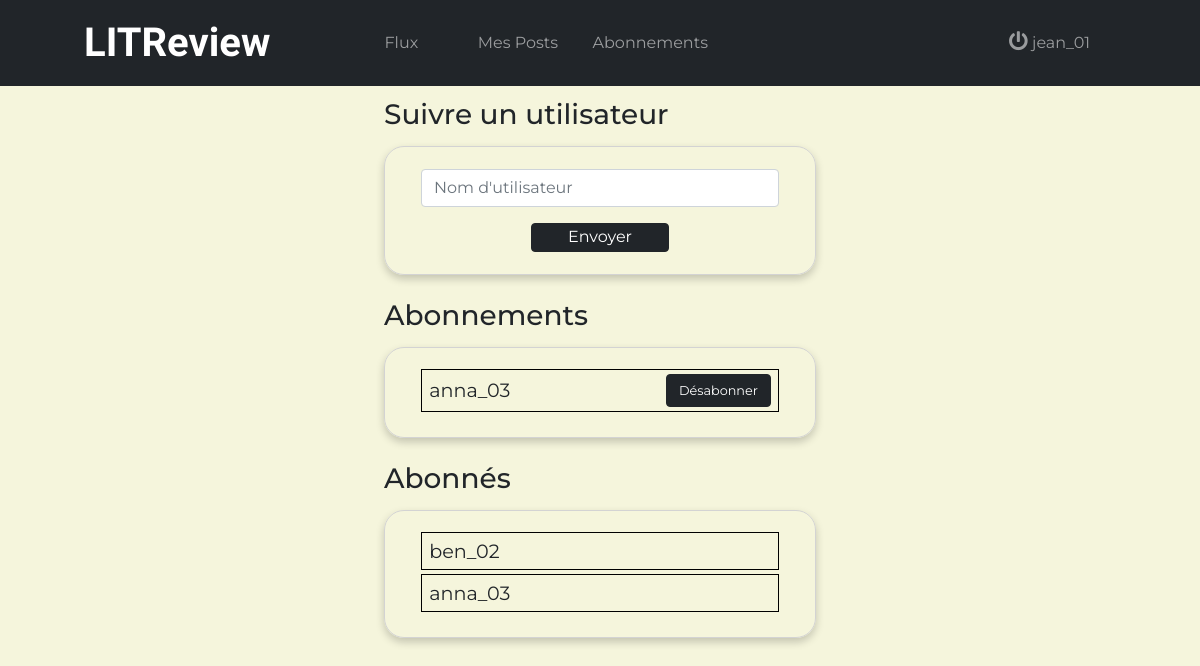
The app's page /subscriptions/ (signed in), older data.
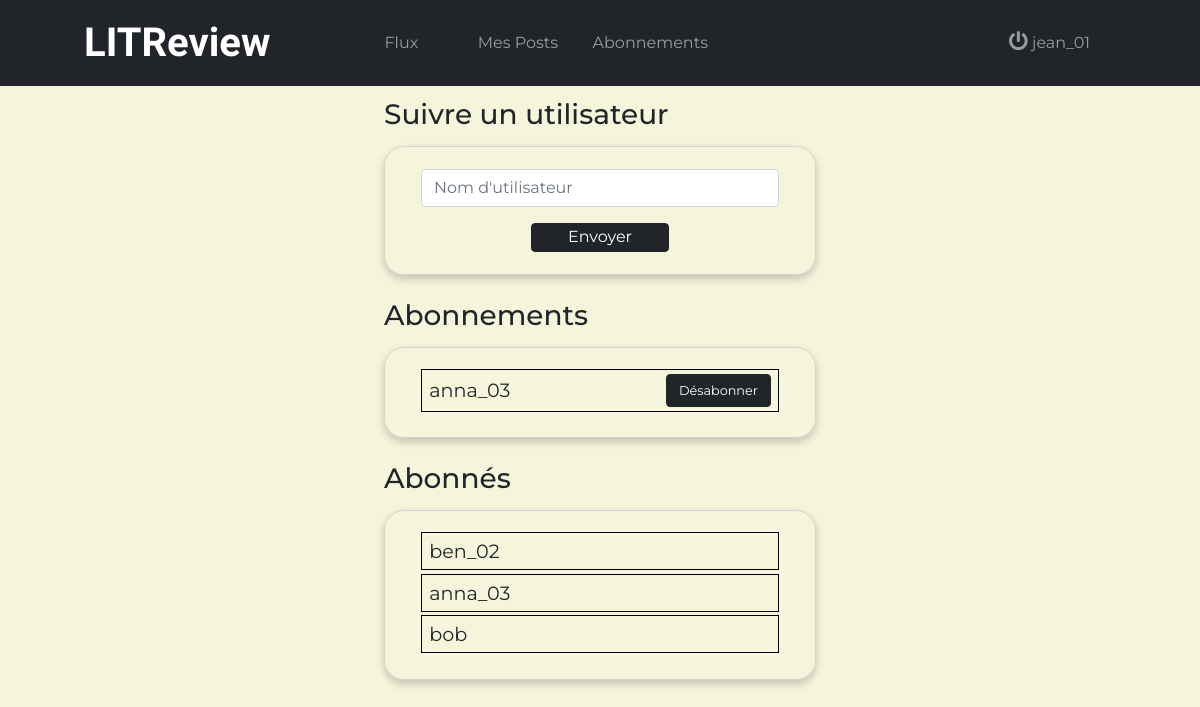
The same page, newer data.
### AppReview/models.py (models this page shows)
class UserFollows(models.Model):
    user = models.ForeignKey(to=settings.AUTH_USER_MODEL, on_delete=models.CASCADE, related_name='following')
    followed_user = models.ForeignKey(settings.AUTH_USER_MODEL, on_delete=models.CASCADE, related_name='followed_by',
                                      null=True, blank=True)
    class Meta:
        unique_together = ('user', 'followed_user')
        verbose_name_plural = "UsersFollows"

### AppReview/views.py (the view)
# urls.py: path('subscriptions/', views.subscription, name='subscription'),
@login_required(login_url='index')
def subscription(request):
    if request.method == 'POST':
        print(request.POST)
        user = request.user
        usernames = User.objects.filter(username=request.POST['user'])
        if usernames:
            followed = User.objects.get(username=request.POST['user'])
        else:
            messages.info(request, "l'utilisateur n'existe pas")
            return HttpResponseRedirect(request.path)
        if user.pk == followed.pk:
            messages.info(request, "Vous ne pouvez pas suivre cet utilisateur")
        else:
            UserFollows.objects.create(user=user, followed_user=followed)
        return HttpResponseRedirect(request.path)
    else:
        subscription_form = SubscriptionForm()
    all_follows = UserFollows.objects.all()
    return render(request, 'AppReview/subscriptions.html', {'subscription_form': subscription_form,
                                                            'all_follows': all_follows})

### AppReview/forms.py
class SubscriptionForm(forms.ModelForm):
    class Meta:
        model = UserFollows
        fields = [
            'user'
        ]
        labels = {
            'user': ''
        }
        widgets = {
            'user': forms.TextInput(attrs={'class': 'form-control',
                                           'placeholder': "Nom d\'utilisateur",
                                           })
        }

### AppReview/templates/AppReview/subscriptions.html (shortened to what this page needs)
{% extends 'base.html' %}
{% block content %}
    <form method="POST">
        <div class="subs-content container-fluid">
            <h3 class="subscription-title">Suivre un utilisateur</h3>
            <div class="subscription-form ">
                <div class="mb-3">
                    {{ subscription_form.user }}
                </div>
                <button type="submit" class="btn-subscibe btn btn-dark">Envoyer</button>
            </div>
        </div>
    </form>
    <div class="subs-content container-fluid">
        <h3 class="subscription-title">Abonnements</h3>
        <div class="subscription-form ">
                {% for follow in all_follows %}
                {% if user.username == follow.user.username %}
                    <div class="abonnements">
                        {{ follow.followed_user.username }}
                        <a href="{% url 'unsubscribe' follow.id %}"><button type="button" class="btn-unsubs btn btn-dark">Désabonner</button></a>
                    </div>
                {% endif %}
            {% endfor %}
            </div>
        </div>
    <div class="subs-content container-fluid">
            <h3 class="subscription-title">Abonnés</h3>
            <div class="subscription-form ">
                    {% for follow in all_follows %}
                        {% if user.username == follow.followed_user.username %}
                            <div class="abonnements">
                            {{ follow.user.username }}
                            </div>
                        {% endif %}
                    {% endfor %}
            </div>
        </div>
{% endblock %}

Row changes from the older to the newer data that the page shows:
added UserFollows: user.username "bob", shown under "Abonnés"
